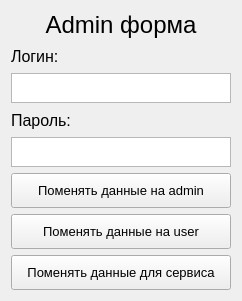
<?xml version="1.0" encoding="UTF-8"?>
<ui version="4.0">
 <class>Form</class>
 <widget class="QWidget" name="Form">
  <property name="geometry">
   <rect>
    <x>0</x>
    <y>0</y>
    <width>242</width>
    <height>301</height>
   </rect>
  </property>
  <property name="maximumSize">
   <size>
    <width>243</width>
    <height>301</height>
   </size>
  </property>
  <property name="windowTitle">
   <string>Form</string>
  </property>
  <layout class="QVBoxLayout" name="verticalLayout_2">
   <item>
    <layout class="QVBoxLayout" name="verticalLayout">
     <item>
      <widget class="QLabel" name="label">
       <property name="font">
        <font>
         <pointsize>18</pointsize>
         <bold>false</bold>
        </font>
       </property>
       <property name="text">
        <string>&lt;html&gt;&lt;head/&gt;&lt;body&gt;&lt;p align=&quot;center&quot;&gt;Admin форма&lt;/p&gt;&lt;/body&gt;&lt;/html&gt;</string>
       </property>
      </widget>
     </item>
     <item>
      <widget class="QLabel" name="label_2">
       <property name="maximumSize">
        <size>
         <width>16777215</width>
         <height>25</height>
        </size>
       </property>
       <property name="font">
        <font>
         <pointsize>12</pointsize>
        </font>
       </property>
       <property name="text">
        <string>Логин:</string>
       </property>
      </widget>
     </item>
     <item>
      <widget class="QTextEdit" name="textEdit">
       <property name="maximumSize">
        <size>
         <width>16777215</width>
         <height>30</height>
        </size>
       </property>
       <property name="font">
        <font>
         <pointsize>12</pointsize>
        </font>
       </property>
      </widget>
     </item>
     <item>
      <widget class="QLabel" name="label_3">
       <property name="maximumSize">
        <size>
         <width>16777215</width>
         <height>25</height>
        </size>
       </property>
       <property name="font">
        <font>
         <pointsize>12</pointsize>
        </font>
       </property>
       <property name="text">
        <string>Пароль:</string>
       </property>
      </widget>
     </item>
     <item>
      <widget class="QTextEdit" name="textEdit_2">
       <property name="maximumSize">
        <size>
         <width>16777215</width>
         <height>30</height>
        </size>
       </property>
       <property name="font">
        <font>
         <pointsize>12</pointsize>
        </font>
       </property>
      </widget>
     </item>
     <item>
      <widget class="QPushButton" name="pushButton">
       <property name="minimumSize">
        <size>
         <width>0</width>
         <height>35</height>
        </size>
       </property>
       <property name="font">
        <font>
         <pointsize>10</pointsize>
        </font>
       </property>
       <property name="text">
        <string>Поменять данные на admin</string>
       </property>
      </widget>
     </item>
     <item>
      <widget class="QPushButton" name="pushButton_2">
       <property name="minimumSize">
        <size>
         <width>0</width>
         <height>35</height>
        </size>
       </property>
       <property name="font">
        <font>
         <pointsize>10</pointsize>
        </font>
       </property>
       <property name="text">
        <string>Поменять данные на user</string>
       </property>
      </widget>
     </item>
     <item>
      <widget class="QPushButton" name="pushButton_3">
       <property name="minimumSize">
        <size>
         <width>0</width>
         <height>35</height>
        </size>
       </property>
       <property name="font">
        <font>
         <pointsize>10</pointsize>
        </font>
       </property>
       <property name="text">
        <string>Поменять данные для сервиса</string>
       </property>
      </widget>
     </item>
    </layout>
   </item>
  </layout>
 </widget>
 <resources/>
 <connections/>
</ui>
